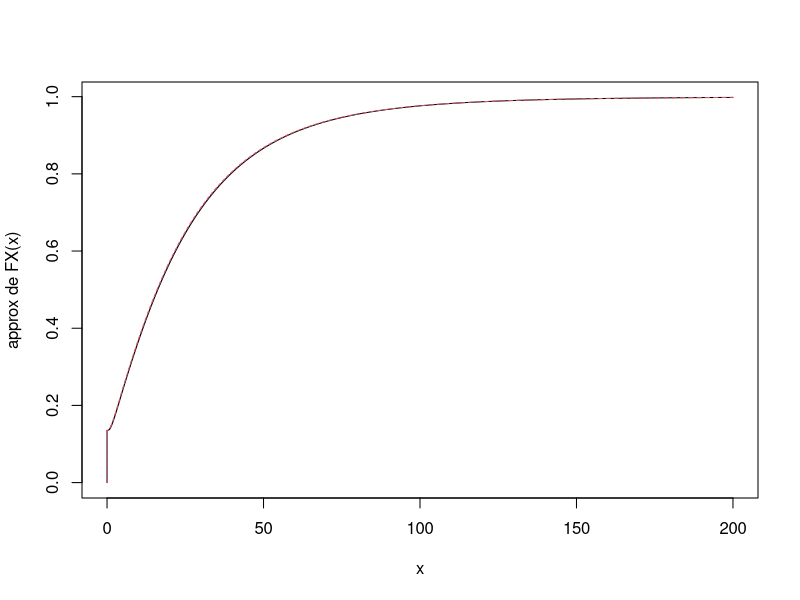

Source code (R):
# Lyon A2018
#
# Exemple : Algo Panjer + discrétisation
#
# Cas particulier : Algo Panjer Poisson composée

panjer.poisson<-function(lam,fB,xmax)
{
  # Algorithme de Panjer
  # Cas Poisson
  # Loi discrete pour B
  aa<-0
  bb<-lam
  ll<-length(fB)
  fX<-exp(lam*(fB[1]-1))
  fB<-c(fB,rep(0,xmax-ll+1))
  for (i in 1:xmax)
  {
    j<-i+1
    fX<-c(fX,(1/(1-aa*fB[1]))*sum(fB[2:j]*fX[i:1]*(bb*(1:i)/i+aa)))    
  }
  
  return(fX)
}


# loi de M: Poisson
lambda<-2
EM<-lambda

# loi de B: lognormale 
mu<-2
sig<-1
EB<-exp(mu+(sig^2)/2)

# EX
EX<-EM*EB

# discretisation upper
vk<-1:20000
hh<-0.1
vkh<-vk*hh
vfBup<-plnorm(vkh,mu,sig)-plnorm(vkh-hh,mu,sig)
vfXup<-panjer.poisson(lam=lambda,fB=vfBup,xmax=21000)
nup<-length(vfXup)

sum(vfXup)
EXup<-sum((0:(nup-1))*hh*vfXup)
c(EX,EXup)

# discretisation lower
vk<-1:20000
hh<-0.1
vkh<-vk*hh
vfBlow<-c(0,plnorm(vkh,mu,sig)-plnorm(vkh-hh,mu,sig))
vfXlow<-panjer.poisson(lam=lambda,fB=vfBlow,xmax=21000)
nlow<-length(vfXlow)

sum(vfXlow)
EXlow<-sum((0:(nlow-1))*hh*vfXlow)
c(EX,EXlow)

# Calcul de la VaR
kappa<-0.99
vFXlow<-cumsum(vfXlow)
VaRXlow<-sum(vFXlow<kappa)
VaRXlow

kappa<-0.99
vFXup<-cumsum(vfXup)
VaRXup<-sum(vFXup<kappa)
VaRXup

c(VaRXup*hh,VaRXlow*hh)

long<-length(vfXlow)-1
vj<-0:long

matplot(c(0,vj[1:2001])*hh,cbind(c(0,vFXlow[1:2001]),c(0,vFXup[1:2001])),type="s",xlab="x",ylab="approx de FX(x)")


# Calcul de la TVaR avec espérance tronquée

long<-length(vfXlow)-1
vj<-0:long
EXlowtronq<-sum(vj*vfXlow*(vj>VaRXlow))
TVaRXlow<-((EXlowtronq+VaRXlow*(vFXlow[VaRXlow+1]-kappa))/(1-kappa))*hh
TVaRXlow

long<-length(vfXup)-1
vj<-0:long
EXuptronq<-sum(vj*vfXup*(vj>VaRXup))
TVaRXup<-((EXuptronq+VaRXup*(vFXup[VaRXup+1]-kappa))/(1-kappa))*hh
TVaRXup
kappa
c(VaRXup*hh,VaRXlow*hh)

c(TVaRXup,TVaRXlow)
